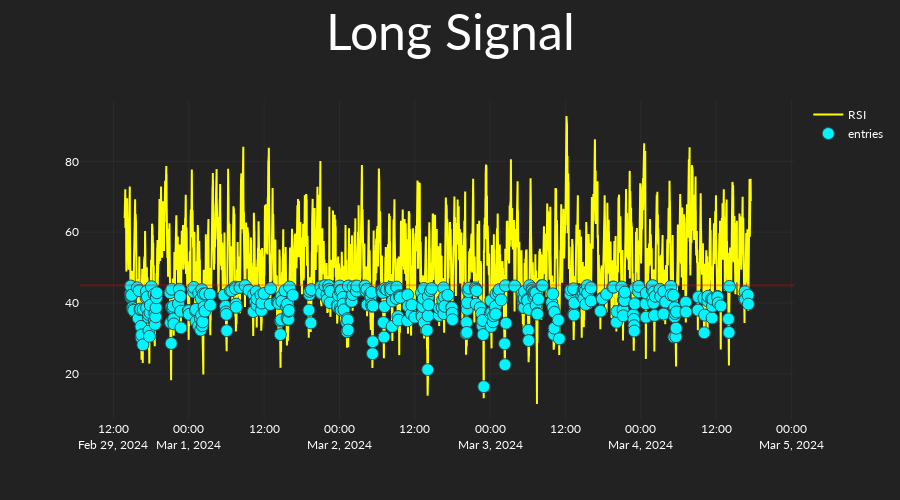

The code cell stored with this chart in its notebook:
### Code cell
long_strat = RSIRisingFalling(
    long_short="long",
    rsi_length=np.array([14]),
    rsi_is_below=np.arange(35, 61, 5),
)
long_strat.set_entries_exits_array(
    candles=candles,
    ind_set_index=2,
)
long_strat.plot_signals(candles=candles)

### Figure 1 — Plotly figure (JSON) as saved in the notebook; plotly's stock layout.template omitted (floating-point values rounded to 4 significant figures; data arrays with more than 128 entries replaced by an {"elided": "..."} marker saying what was removed)
{"data": [{"line": {"color": "yellow"}, "name": "RSI", "type": "scatter", "x": {"elided": "6000 str values"}, "y": {"elided": "6000 float values"}}, {"marker": {"color": "#00F6FF", "line": {"color": "DarkSlateGrey", "width": 1}, "size": 12, "symbol": "circle"}, "mode": "markers", "name": "entries", "type": "scatter", "x": {"elided": "6000 str values"}, "y": {"elided": "6000 float values"}}], "layout": {"height": 500, "shapes": [{"line": {"color": "red"}, "opacity": 0.3, "type": "line", "x0": 0, "x1": 1, "xref": "x domain", "y0": 45, "y1": 45, "yref": "y"}], "title": {"font": {"size": 50}, "text": "Long Signal", "x": 0.5, "xanchor": "center"}, "xaxis": {"rangeslider": {"visible": false}}}}
